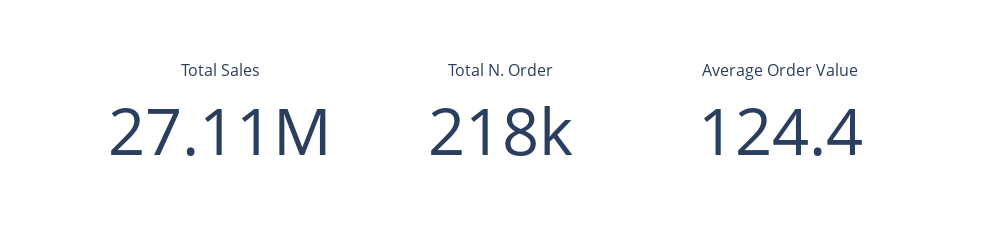

Here is the notebook cell this chart was saved with:
### Markdown cell above
# Analysis

## Sales

Here are some indicators from the raw dataset.
As a reminder: the average order value is equal to $\Large\frac{total  sales}{total N. Order}$

### Code cell
income = df['Total price (unit price x product quantity)'].sum()
n_order = len(df['Order Id'].unique())
avg_order_value = income/n_order

fig = go.FigureWidget()

font_size = 65

fig.add_trace(go.Indicator(
    mode = "number",
    value = income,
    number_font_size = font_size,
    title = {"text": "Total Sales"},
    domain = {'x': [0, 1/3], 'y': [0, 1]},))

fig.add_trace(go.Indicator(
    mode = "number",
    value = n_order,
    number_font_size = font_size,
    title = {"text": "Total N. Order"},
    domain = {'x': [1/3, 2/3], 'y': [0, 1]}))

fig.add_trace(go.Indicator(
    mode = "number",
    value = avg_order_value,
    number_font_size = font_size,
    title = {"text": "Average Order Value"},
    domain = {'x': [2/3, 1], 'y': [0, 1]}))

fig.update_layout(
    autosize=False,
    width=1000,
    height=150,
)

fig.show()

### Figure 1 — Plotly figure (JSON) as saved in the notebook; plotly's stock layout.template omitted (floating-point values rounded to 4 significant figures)
{"data": [{"domain": {"x": [0, 0.3333], "y": [0, 1]}, "mode": "number", "number": {"font": {"size": 65}}, "title": {"text": "Total Sales"}, "type": "indicator", "uid": "ce5d1755-ce4d-45a2-ac9d-0b6dd8143dde", "value": 27110000.0}, {"domain": {"x": [0.3333, 0.6667], "y": [0, 1]}, "mode": "number", "number": {"font": {"size": 65}}, "title": {"text": "Total N. Order"}, "type": "indicator", "uid": "898239c0-c180-40ff-a60b-cfb347663fc0", "value": 217988}, {"domain": {"x": [0.6667, 1], "y": [0, 1]}, "mode": "number", "number": {"font": {"size": 65}}, "title": {"text": "Average Order Value"}, "type": "indicator", "uid": "87e33c3d-0845-42f7-944f-3a8f580bb4df", "value": 124.4}], "layout": {"autosize": false, "height": 150, "width": 1000}}
